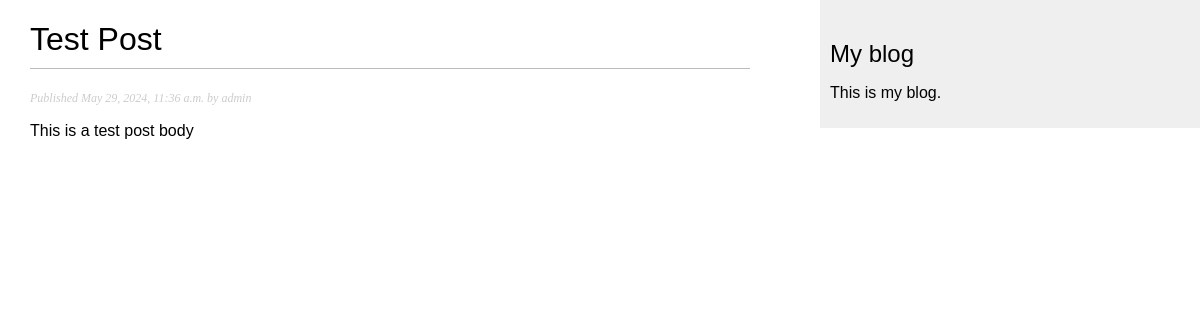
The page /blog/1 on the database its author committed.
### blog/models.py (models this page shows, shortened)
class Post(models.Model):
    class Status(models.TextChoices):
        DRAFT = 'DF','Draft'
        PUBLISHED = 'PB','Published'
    title = models.CharField(max_length=250)
    slug = models.SlugField(max_length=250)
    body = models.TextField()
    publish = models.DateTimeField(default=timezone.now())
    created = models.DateTimeField(auto_now_add=True)
    updated = models.DateTimeField(auto_now=True)
    status = models.CharField(max_length=2,
                              choices=Status.choices,
                              default=Status.DRAFT)
    author = models.ForeignKey(User,
                               on_delete=models.CASCADE,
                               related_name='blog_posts')
    objects = models.Manager() # The default manager
    published = PublishedManager() # Our custom manager
    class Meta:
        ordering = ['-publish']
        indexes = [models.Index(fields=['-publish'])]

### blog/views.py (the view)
# urls.py: path('<int:id>', views.post_detail, name='post_detail'),
def post_detail(request,id):
    post = get_object_or_404(Post,
                            id=id,
                            status=Post.Status.PUBLISHED)
    return render(request,
                  'blog/post/detail.html',
                  {'post':post})

### blog/templates/blog/post/detail.html (shortened to what this page needs)
{% extends "blog/base.html" %}
{% block content %}
    <h1>{{ post.title }}</h1>
    <p class="date">
        Published {{post.publish}} by {{post.author}}
    </p>
    {{ post.body|linebreaks}}
{% endblock %}

### blog/static/css/blog.css (style rules this page uses)
body { margin:0; padding:0; font-family:helvetica, sans-serif; }
h1 { font-weight:normal; border-bottom:1px solid #bbb; padding:0 0 10px 0; }
p.date { color:#ccc; font-family: georgia, serif; font-size: 12px; font-style: italic; }

### rows shown on the page
Post: title "Test Post", publish "May 29, 2024, 11:36 a.m.", author "admin", body "This is a test post body"
